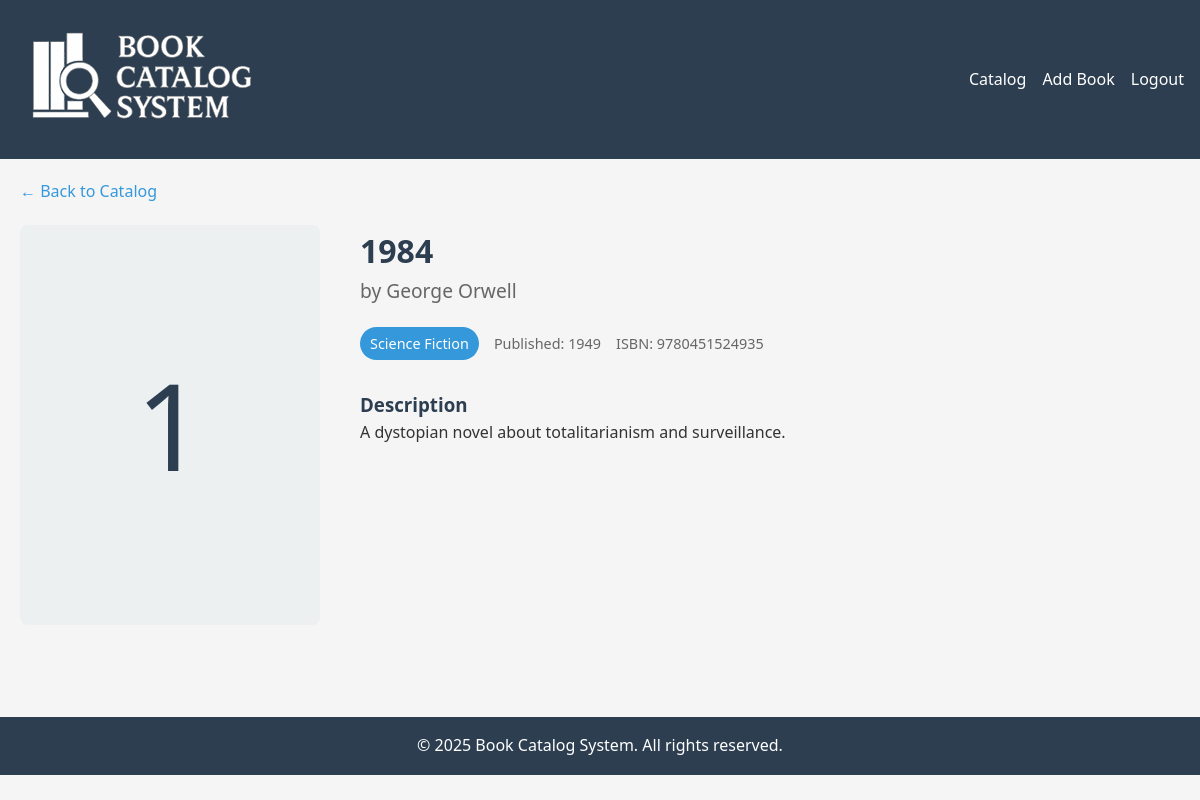
Screenshot of /pages/view_book.php?id=3 (signed in) with the database file from the repository.
### tables this page shows
CREATE TABLE `books` (
  `book_id` int(11) NOT NULL,
  `title` varchar(255) NOT NULL,
  `author` varchar(255) NOT NULL,
  `isbn` varchar(20) DEFAULT NULL,
  `publication_year` int(11) DEFAULT NULL,
  `genre` varchar(100) DEFAULT NULL,
  `description` text DEFAULT NULL,
  `added_by` int(11) DEFAULT NULL
);

### pages/view_book.php (the view, shortened to what this page needs)
<?php
require_once __DIR__ . '/../server/db_connect.php';
$bookId = $_GET['id'] ?? null;
try {
    $stmt = $pdo->prepare("SELECT * FROM books WHERE book_id = ?");
    $stmt->execute([$bookId]);
    $book = $stmt->fetch(PDO::FETCH_ASSOC);
} catch (PDOException $e) {
    die("Database error: " . $e->getMessage());
}
include __DIR__ . '/../includes/header.php';
?>
<div class="book-detail-container">
    <a href="catalog.php" class="back-link">← Back to Catalog</a>
    <div class="book-main">
        <div class="book-cover">
            <div class="cover-placeholder">
                <?= substr($book['title'], 0, 1) ?>
            </div>
        </div>
        <div class="book-info">
            <h1><?= htmlspecialchars($book['title']) ?></h1>
            <p class="book-author">by <?= htmlspecialchars($book['author']) ?></p>
            <div class="book-meta">
                <?php if (!empty($book['genre'])): ?>
                    <span class="genre-badge"><?= htmlspecialchars($book['genre']) ?></span>
                <?php endif; ?>
                <?php if (!empty($book['publication_year'])): ?>
                    <span class="year">Published: <?= htmlspecialchars($book['publication_year']) ?></span>
                <?php endif; ?>
                <?php if (!empty($book['isbn'])): ?>
                    <span class="isbn">ISBN: <?= htmlspecialchars($book['isbn']) ?></span>
                <?php endif; ?>
            </div>
            <?php if (!empty($book['description'])): ?>
                <div class="book-description">
                    <h3>Description</h3>
                    <p><?= nl2br(htmlspecialchars($book['description'])) ?></p>
                </div>
            <?php endif; ?>
        </div>
    </div>
</div>
<?php include __DIR__ . '/../includes/footer.php'; ?>

### css/styles.css (style rules this page uses)
:root { --primary-color: #3498db; --secondary-color: #2980b9; --accent-color: #e74c3c; --light-color: #ecf0f1; --dark-color: #2c3e50; --success-color: #2ecc71; --warning-color: #f39c12; --error-color: #e74c3c; }
* { margin: 0; padding: 0; box-sizing: border-box; font-family: 'Segoe UI', Tahoma, Geneva, Verdana, sans-serif; }
body { background-color: #f5f5f5; color: #333; line-height: 1.6; }
a { text-decoration: none; color: var(--primary-color); }
.book-detail-container { max-width: 1200px; margin: 0 auto; padding: 20px; }
.back-link { display: inline-block; margin-bottom: 20px; color: var(--primary-color); text-decoration: none; font-size: 1rem; }
.book-main { display: flex; gap: 40px; margin-bottom: 40px; }
.book-cover { flex: 0 0 300px; }
.cover-placeholder { width: 100%; height: 400px; background: var(--light-color); display: flex; align-items: center; justify-content: center; font-size: 120px; color: var(--dark-color); border-radius: 8px; }
.book-info { flex: 1; }
.book-info h1 { margin-top: 0; color: var(--dark-color); }
.book-author { font-size: 1.2rem; color: #666; margin-bottom: 20px; }
.book-meta { display: flex; gap: 15px; flex-wrap: wrap; margin-bottom: 30px; }
.genre-badge { background: var(--primary-color); color: white; padding: 5px 10px; border-radius: 20px; font-size: 0.9rem; }
.year, .isbn { color: #666; font-size: 0.9rem; display: flex; align-items: center; }
.book-description { margin-top: 30px; }
.book-description h3 { margin-top: 0; color: var(--dark-color); }

### rows the page displays
books: title "1", title "1984", author "George Orwell", genre "Science Fiction", publication_year "1949", isbn "9780451524935", description "A dystopian novel about totalitarianism and surveillance."
